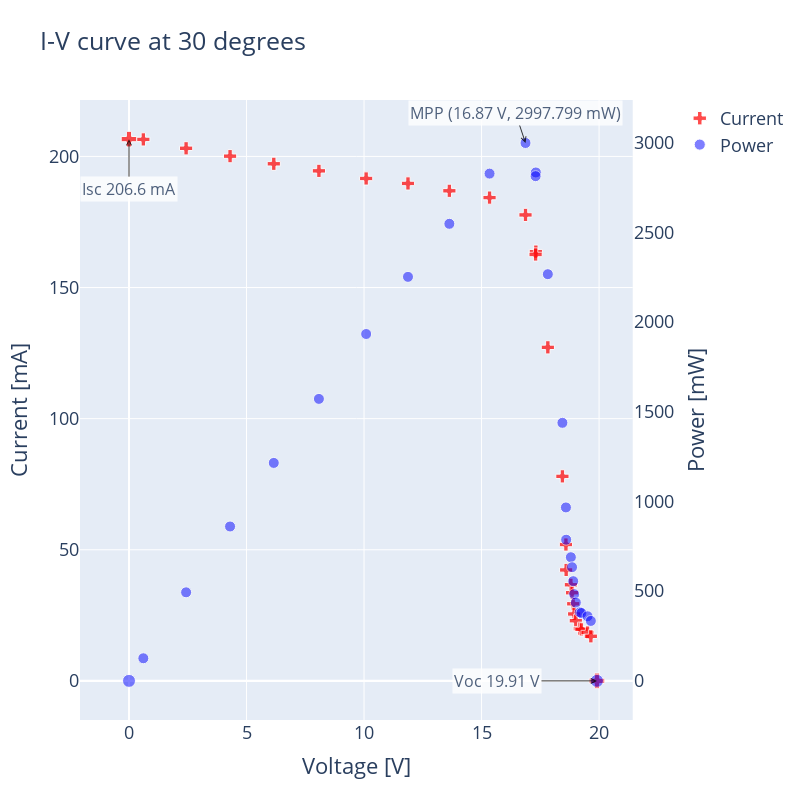
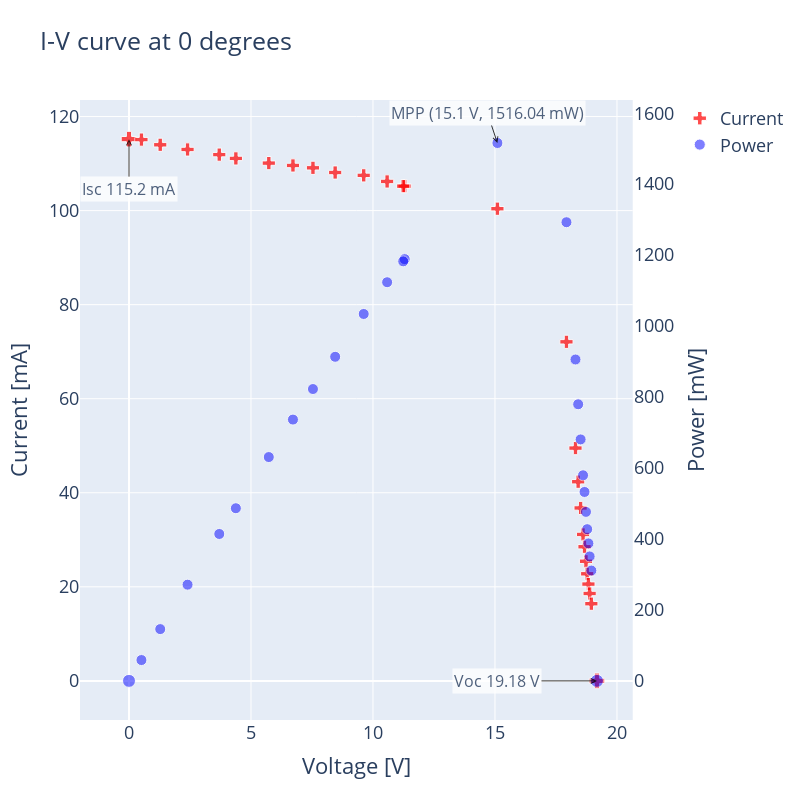
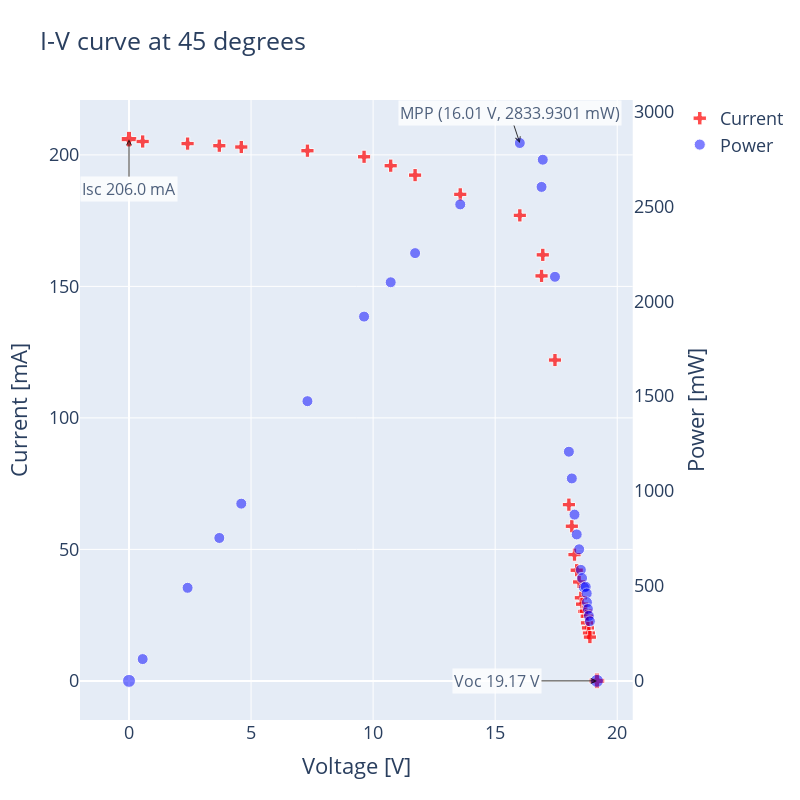
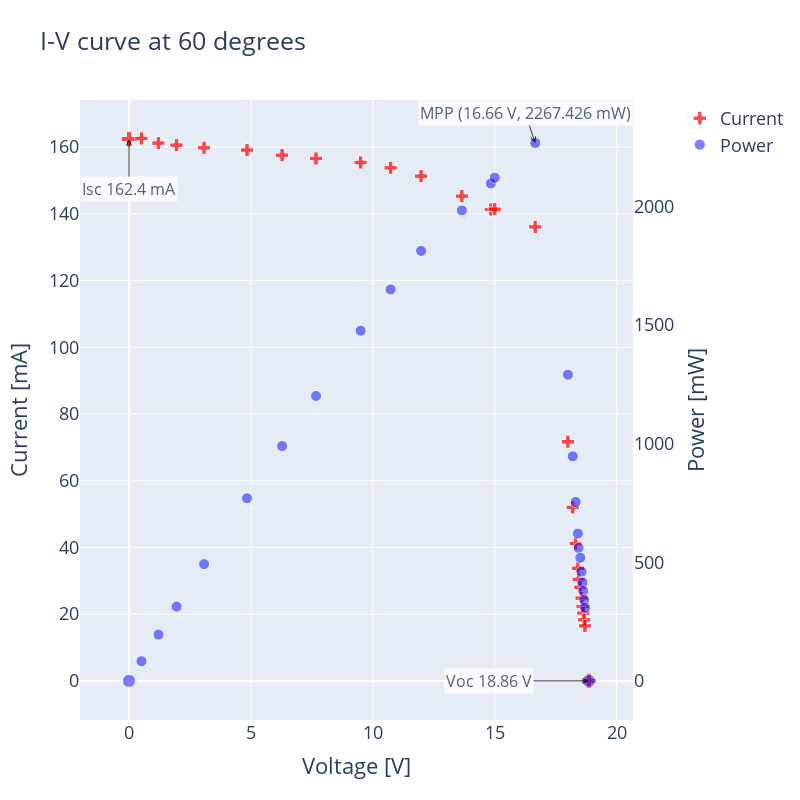

Notebook code for these charts, in order:
### Code cell
df = pd.read_csv('./data/CSV2-1.csv')
plot_iv('module_tilt', df)

### Figure 1 — Plotly figure (JSON) as saved in the notebook; plotly's stock layout.template omitted (floating-point values rounded to 4 significant figures)
{"data": [{"marker": {"color": "red", "size": [13, 11, 11, 11, 11, 11, 11, 11, 11, 11, 11, 11, 11, 11, 11, 11, 11, 11, 11, 11, 11, 11, 11, 11, 11, 11, 13], "symbol": "cross"}, "mode": "markers", "name": "Current", "type": "scatter", "x": [0, 0.61, 2.43, 4.3, 6.16, 8.08, 10.09, 11.87, 13.63, 15.34, 16.87, 17.31, 17.3, 17.82, 18.44, 18.59, 18.6, 18.8, 18.85, 18.9, 18.94, 19.01, 19.18, 19.25, 19.51, 19.65, 19.91], "xaxis": "x", "y": [206.6, 206.5, 203.1, 200.1, 197.2, 194.5, 191.6, 189.7, 186.9, 184.3, 177.7, 163.7, 162.6, 127.2, 78, 52, 42.3, 36.66, 33.62, 29.4, 25.52, 22.95, 19.92, 19.64, 18.45, 17, 0], "yaxis": "y"}, {"marker": {"color": "blue", "opacity": 0.5, "size": [13, 11, 11, 11, 11, 11, 11, 11, 11, 11, 11, 11, 11, 11, 11, 11, 11, 11, 11, 11, 11, 11, 11, 11, 11, 11, 13]}, "mode": "markers", "name": "Power", "type": "scatter", "x": [0, 0.61, 2.43, 4.3, 6.16, 8.08, 10.09, 11.87, 13.63, 15.34, 16.87, 17.31, 17.3, 17.82, 18.44, 18.59, 18.6, 18.8, 18.85, 18.9, 18.94, 19.01, 19.18, 19.25, 19.51, 19.65, 19.91], "xaxis": "x", "y": [0, 126.0, 493.5, 860.4, 1215.0, 1572.0, 1933.0, 2252.0, 2547.0, 2827.0, 2998.0, 2834.0, 2813.0, 2267.0, 1438.0, 966.7, 786.8, 689.2, 633.7, 555.7, 483.3, 436.3, 382.1, 378.1, 360.0, 334.1, 0], "yaxis": "y2"}], "layout": {"annotations": [{"arrowcolor": "black", "arrowhead": 5, "arrowsize": 1, "arrowwidth": 1, "ax": 0, "ay": 50, "bgcolor": "white", "font": {"size": 16}, "opacity": 0.8, "showarrow": true, "text": "Isc 206.6 mA", "x": 0, "y": 206.6, "yref": "y"}, {"arrowcolor": "black", "arrowhead": 5, "arrowsize": 1, "arrowwidth": 1, "ax": -100, "ay": 0, "bgcolor": "white", "font": {"size": 16}, "opacity": 0.8, "showarrow": true, "text": "Voc 19.91 V", "x": 19.91, "y": 0, "yref": "y"}, {"arrowcolor": "black", "arrowhead": 5, "arrowsize": 1, "arrowwidth": 1, "bgcolor": "white", "font": {"size": 16}, "opacity": 0.8, "showarrow": true, "text": "MPP\n(16.87 V, 2997.799 mW)", "x": 16.87, "y": 2998.0, "yref": "y2"}], "font": {"size": 18}, "height": 800, "title": {"text": "I-V curve at 30 degrees"}, "width": 800, "xaxis": {"anchor": "y", "domain": [0, 0.94], "title": {"text": "Voltage [V]"}}, "yaxis": {"anchor": "x", "domain": [0, 1], "title": {"text": "Current [mA]"}}, "yaxis2": {"anchor": "x", "overlaying": "y", "showgrid": false, "side": "right", "title": {"text": "Power [mW]"}}}}

### Figure 2 — Plotly figure (JSON) as saved in the notebook; plotly's stock layout.template omitted (floating-point values rounded to 4 significant figures)
{"data": [{"marker": {"color": "red", "size": [13, 11, 11, 11, 11, 11, 11, 11, 11, 11, 11, 11, 11, 11, 11, 11, 11, 11, 11, 11, 11, 11, 11, 11, 11, 11, 13], "symbol": "cross"}, "mode": "markers", "name": "Current", "type": "scatter", "x": [0, 0.51, 1.28, 2.4, 3.7, 4.38, 5.73, 6.72, 7.54, 8.45, 9.62, 10.58, 11.3, 11.24, 15.1, 17.93, 18.3, 18.41, 18.51, 18.61, 18.67, 18.73, 18.78, 18.83, 18.88, 18.95, 19.18], "xaxis": "x", "y": [115.2, 115.1, 114, 113, 111.9, 111.1, 110.1, 109.6, 109.1, 108.1, 107.5, 106.2, 105.2, 105.2, 100.4, 72.1, 49.5, 42.35, 36.77, 31.14, 28.52, 25.43, 22.77, 20.58, 18.58, 16.41, 0], "yaxis": "y"}, {"marker": {"color": "blue", "opacity": 0.5, "size": [13, 11, 11, 11, 11, 11, 11, 11, 11, 11, 11, 11, 11, 11, 11, 11, 11, 11, 11, 11, 11, 11, 11, 11, 11, 11, 13]}, "mode": "markers", "name": "Power", "type": "scatter", "x": [0, 0.51, 1.28, 2.4, 3.7, 4.38, 5.73, 6.72, 7.54, 8.45, 9.62, 10.58, 11.3, 11.24, 15.1, 17.93, 18.3, 18.41, 18.51, 18.61, 18.67, 18.73, 18.78, 18.83, 18.88, 18.95, 19.18], "xaxis": "x", "y": [0, 58.7, 145.9, 271.2, 414.0, 486.6, 630.9, 736.5, 822.6, 913.4, 1034.0, 1124.0, 1189.0, 1182.0, 1516.0, 1293.0, 905.9, 779.7, 680.6, 579.5, 532.5, 476.3, 427.6, 387.5, 350.8, 311.0, 0], "yaxis": "y2"}], "layout": {"annotations": [{"arrowcolor": "black", "arrowhead": 5, "arrowsize": 1, "arrowwidth": 1, "ax": 0, "ay": 50, "bgcolor": "white", "font": {"size": 16}, "opacity": 0.8, "showarrow": true, "text": "Isc 115.2 mA", "x": 0, "y": 115.2, "yref": "y"}, {"arrowcolor": "black", "arrowhead": 5, "arrowsize": 1, "arrowwidth": 1, "ax": -100, "ay": 0, "bgcolor": "white", "font": {"size": 16}, "opacity": 0.8, "showarrow": true, "text": "Voc 19.18 V", "x": 19.18, "y": 0, "yref": "y"}, {"arrowcolor": "black", "arrowhead": 5, "arrowsize": 1, "arrowwidth": 1, "bgcolor": "white", "font": {"size": 16}, "opacity": 0.8, "showarrow": true, "text": "MPP\n(15.1 V, 1516.04 mW)", "x": 15.1, "y": 1516.0, "yref": "y2"}], "font": {"size": 18}, "height": 800, "title": {"text": "I-V curve at 0 degrees"}, "width": 800, "xaxis": {"anchor": "y", "domain": [0, 0.94], "title": {"text": "Voltage [V]"}}, "yaxis": {"anchor": "x", "domain": [0, 1], "title": {"text": "Current [mA]"}}, "yaxis2": {"anchor": "x", "overlaying": "y", "showgrid": false, "side": "right", "title": {"text": "Power [mW]"}}}}

### Figure 3 — Plotly figure (JSON) as saved in the notebook; plotly's stock layout.template omitted (floating-point values rounded to 4 significant figures)
{"data": [{"marker": {"color": "red", "size": [13, 11, 11, 11, 11, 11, 11, 11, 11, 11, 11, 11, 11, 11, 11, 11, 11, 11, 11, 11, 11, 11, 11, 11, 11, 11, 11, 11, 13], "symbol": "cross"}, "mode": "markers", "name": "Current", "type": "scatter", "x": [0, 0.56, 2.4, 3.7, 4.6, 7.31, 9.63, 10.72, 11.72, 13.57, 16.01, 16.95, 16.9, 17.45, 18.02, 18.14, 18.25, 18.34, 18.44, 18.51, 18.56, 18.64, 18.71, 18.75, 18.76, 18.8, 18.84, 18.88, 19.17], "xaxis": "x", "y": [206, 205.1, 204.3, 203.5, 203, 201.6, 199.3, 195.9, 192.3, 185, 177.0, 162, 154, 122, 67, 58.8, 48, 42.07, 37.6, 31.6, 29.17, 26.41, 26.5, 24.57, 22.06, 20.15, 18.18, 16.64, 0], "yaxis": "y"}, {"marker": {"color": "blue", "opacity": 0.5, "size": [13, 11, 11, 11, 11, 11, 11, 11, 11, 11, 11, 11, 11, 11, 11, 11, 11, 11, 11, 11, 11, 11, 11, 11, 11, 11, 11, 11, 13]}, "mode": "markers", "name": "Power", "type": "scatter", "x": [0, 0.56, 2.4, 3.7, 4.6, 7.31, 9.63, 10.72, 11.72, 13.57, 16.01, 16.95, 16.9, 17.45, 18.02, 18.14, 18.25, 18.34, 18.44, 18.51, 18.56, 18.64, 18.71, 18.75, 18.76, 18.8, 18.84, 18.88, 19.17], "xaxis": "x", "y": [0, 114.9, 490.3, 753.0, 933.8, 1474.0, 1919.0, 2100.0, 2254.0, 2510.0, 2834.0, 2746.0, 2603.0, 2129.0, 1207.0, 1067.0, 876, 771.6, 693.3, 584.9, 541.4, 492.3, 495.8, 460.7, 413.8, 378.8, 342.5, 314.2, 0], "yaxis": "y2"}], "layout": {"annotations": [{"arrowcolor": "black", "arrowhead": 5, "arrowsize": 1, "arrowwidth": 1, "ax": 0, "ay": 50, "bgcolor": "white", "font": {"size": 16}, "opacity": 0.8, "showarrow": true, "text": "Isc 206.0 mA", "x": 0, "y": 206, "yref": "y"}, {"arrowcolor": "black", "arrowhead": 5, "arrowsize": 1, "arrowwidth": 1, "ax": -100, "ay": 0, "bgcolor": "white", "font": {"size": 16}, "opacity": 0.8, "showarrow": true, "text": "Voc 19.17 V", "x": 19.17, "y": 0, "yref": "y"}, {"arrowcolor": "black", "arrowhead": 5, "arrowsize": 1, "arrowwidth": 1, "bgcolor": "white", "font": {"size": 16}, "opacity": 0.8, "showarrow": true, "text": "MPP\n(16.01 V, 2833.9301 mW)", "x": 16.01, "y": 2834.0, "yref": "y2"}], "font": {"size": 18}, "height": 800, "title": {"text": "I-V curve at 45 degrees"}, "width": 800, "xaxis": {"anchor": "y", "domain": [0, 0.94], "title": {"text": "Voltage [V]"}}, "yaxis": {"anchor": "x", "domain": [0, 1], "title": {"text": "Current [mA]"}}, "yaxis2": {"anchor": "x", "overlaying": "y", "showgrid": false, "side": "right", "title": {"text": "Power [mW]"}}}}

### Figure 4 — Plotly figure (JSON) as saved in the notebook; plotly's stock layout.template omitted (floating-point values rounded to 4 significant figures)
{"data": [{"marker": {"color": "red", "size": [13, 11, 11, 11, 11, 11, 11, 11, 11, 11, 11, 11, 11, 11, 11, 11, 11, 11, 11, 11, 11, 11, 11, 11, 11, 11, 13], "symbol": "cross"}, "mode": "markers", "name": "Current", "type": "scatter", "x": [0, 0.51, 1.21, 1.95, 3.08, 4.84, 6.28, 7.67, 9.5, 10.73, 11.98, 13.65, 14.84, 15, 16.66, 18, 18.2, 18.32, 18.41, 18.44, 18.51, 18.56, 18.6, 18.63, 18.67, 18.7, 18.86], "xaxis": "x", "y": [162.4, 162.6, 161.2, 160.6, 159.8, 159.1, 157.6, 156.6, 155.4, 153.8, 151.3, 145.3, 141.3, 141.4, 136.1, 71.7, 52, 41.18, 33.74, 30.4, 28.05, 24.82, 22.3, 20.33, 18.3, 16.49, 0], "yaxis": "y"}, {"marker": {"color": "blue", "opacity": 0.5, "size": [13, 11, 11, 11, 11, 11, 11, 11, 11, 11, 11, 11, 11, 11, 11, 11, 11, 11, 11, 11, 11, 11, 11, 11, 11, 11, 13]}, "mode": "markers", "name": "Power", "type": "scatter", "x": [0, 0.51, 1.21, 1.95, 3.08, 4.84, 6.28, 7.67, 9.5, 10.73, 11.98, 13.65, 14.84, 15, 16.66, 18, 18.2, 18.32, 18.41, 18.44, 18.51, 18.56, 18.6, 18.63, 18.67, 18.7, 18.86], "xaxis": "x", "y": [0, 82.93, 195.1, 313.2, 492.2, 770.0, 989.7, 1201.0, 1476.0, 1650.0, 1813.0, 1983.0, 2097.0, 2121, 2267.0, 1291.0, 946.4, 754.4, 621.2, 560.6, 519.2, 460.7, 414.8, 378.7, 341.7, 308.4, 0], "yaxis": "y2"}], "layout": {"annotations": [{"arrowcolor": "black", "arrowhead": 5, "arrowsize": 1, "arrowwidth": 1, "ax": 0, "ay": 50, "bgcolor": "white", "font": {"size": 16}, "opacity": 0.8, "showarrow": true, "text": "Isc 162.4 mA", "x": 0, "y": 162.4, "yref": "y"}, {"arrowcolor": "black", "arrowhead": 5, "arrowsize": 1, "arrowwidth": 1, "ax": -100, "ay": 0, "bgcolor": "white", "font": {"size": 16}, "opacity": 0.8, "showarrow": true, "text": "Voc 18.86 V", "x": 18.86, "y": 0, "yref": "y"}, {"arrowcolor": "black", "arrowhead": 5, "arrowsize": 1, "arrowwidth": 1, "bgcolor": "white", "font": {"size": 16}, "opacity": 0.8, "showarrow": true, "text": "MPP\n(16.66 V, 2267.426 mW)", "x": 16.66, "y": 2267.0, "yref": "y2"}], "font": {"size": 18}, "height": 800, "title": {"text": "I-V curve at 60 degrees"}, "width": 800, "xaxis": {"anchor": "y", "domain": [0, 0.94], "title": {"text": "Voltage [V]"}}, "yaxis": {"anchor": "x", "domain": [0, 1], "title": {"text": "Current [mA]"}}, "yaxis2": {"anchor": "x", "overlaying": "y", "showgrid": false, "side": "right", "title": {"text": "Power [mW]"}}}}
